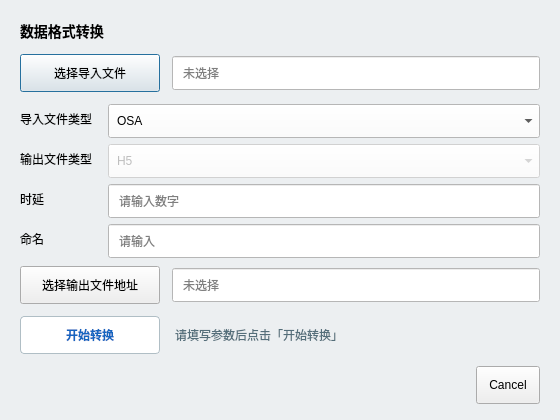
<?xml version="1.0" encoding="UTF-8"?>
<ui version="4.0">
 <class>FormatConvertDialog</class>
 <widget class="QDialog" name="FormatConvertDialog">
  <property name="geometry">
   <rect>
    <x>0</x>
    <y>0</y>
    <width>560</width>
    <height>420</height>
   </rect>
  </property>
  <property name="minimumSize">
   <size>
    <width>520</width>
    <height>380</height>
   </size>
  </property>
  <property name="windowTitle">
   <string>数据格式转换</string>
  </property>
  <property name="styleSheet">
   <string notr="true">QDialog { background: #ECEFF1; }
QGridLayout QLabel { color: #37474F; min-width: 88px; qproperty-alignment: 'AlignLeft | AlignVCenter'; }
QLineEdit, QComboBox { background: white; min-height: 28px; padding: 2px 8px; }
QPushButton { min-height: 28px; padding: 4px 12px; }</string>
  </property>
  <layout class="QVBoxLayout" name="verticalLayout">
   <property name="spacing">
    <number>12</number>
   </property>
   <property name="leftMargin">
    <number>20</number>
   </property>
   <property name="topMargin">
    <number>20</number>
   </property>
   <property name="rightMargin">
    <number>20</number>
   </property>
   <property name="bottomMargin">
    <number>16</number>
   </property>
   <item>
    <widget class="QLabel" name="titleLabel">
     <property name="styleSheet">
      <string notr="true">font-weight: bold; font-size: 14px;</string>
     </property>
     <property name="text">
      <string>数据格式转换</string>
     </property>
    </widget>
   </item>
   <item>
    <layout class="QHBoxLayout" name="importPathLayout">
     <item>
      <widget class="QPushButton" name="btnPickImport">
       <property name="sizePolicy">
        <sizepolicy hsizetype="Fixed" vsizetype="Fixed">
         <horstretch>0</horstretch>
         <verstretch>0</verstretch>
        </sizepolicy>
       </property>
       <property name="minimumSize">
        <size>
         <width>140</width>
         <height>38</height>
        </size>
       </property>
       <property name="text">
        <string>选择导入文件</string>
       </property>
      </widget>
     </item>
     <item>
      <widget class="QLineEdit" name="editImportPath">
       <property name="readOnly">
        <bool>true</bool>
       </property>
       <property name="placeholderText">
        <string>未选择</string>
       </property>
      </widget>
     </item>
    </layout>
   </item>
   <item>
    <layout class="QGridLayout" name="gridLayout">
     <property name="horizontalSpacing">
      <number>16</number>
     </property>
     <property name="verticalSpacing">
      <number>10</number>
     </property>
     <item row="0" column="0">
      <widget class="QLabel" name="labelImportType">
       <property name="text">
        <string>导入文件类型</string>
       </property>
      </widget>
     </item>
     <item row="0" column="1">
      <widget class="QComboBox" name="comboImportType">
       <item>
        <property name="text">
         <string>OSA</string>
        </property>
       </item>
       <item>
        <property name="text">
         <string>HDF5</string>
        </property>
       </item>
       <item>
        <property name="text">
         <string>SEG-Y</string>
        </property>
       </item>
      </widget>
     </item>
     <item row="1" column="0">
      <widget class="QLabel" name="labelOutputType">
       <property name="text">
        <string>输出文件类型</string>
       </property>
      </widget>
     </item>
     <item row="1" column="1">
      <widget class="QComboBox" name="comboOutputType">
       <property name="enabled">
        <bool>false</bool>
       </property>
       <item>
        <property name="text">
         <string>H5</string>
        </property>
       </item>
      </widget>
     </item>
     <item row="2" column="0">
      <widget class="QLabel" name="labelTimeDelay">
       <property name="text">
        <string>时延</string>
       </property>
      </widget>
     </item>
     <item row="2" column="1">
      <widget class="QLineEdit" name="editTimeDelay">
       <property name="placeholderText">
        <string>请输入数字</string>
       </property>
      </widget>
     </item>
     <item row="3" column="0">
      <widget class="QLabel" name="labelNaming">
       <property name="text">
        <string>命名</string>
       </property>
      </widget>
     </item>
     <item row="3" column="1">
      <widget class="QLineEdit" name="editNaming">
       <property name="placeholderText">
        <string>请输入</string>
       </property>
      </widget>
     </item>
    </layout>
   </item>
   <item>
    <layout class="QHBoxLayout" name="outputPathLayout">
     <item>
      <widget class="QPushButton" name="btnPickOutput">
       <property name="sizePolicy">
        <sizepolicy hsizetype="Fixed" vsizetype="Fixed">
         <horstretch>0</horstretch>
         <verstretch>0</verstretch>
        </sizepolicy>
       </property>
       <property name="minimumSize">
        <size>
         <width>140</width>
         <height>38</height>
        </size>
       </property>
       <property name="maximumSize">
        <size>
         <width>140</width>
         <height>38</height>
        </size>
       </property>
       <property name="text">
        <string>选择输出文件地址</string>
       </property>
      </widget>
     </item>
     <item>
      <widget class="QLineEdit" name="editOutputPath">
       <property name="readOnly">
        <bool>true</bool>
       </property>
       <property name="placeholderText">
        <string>未选择</string>
       </property>
      </widget>
     </item>
    </layout>
   </item>
   <item>
    <layout class="QHBoxLayout" name="horizontalLayout">
     <item>
      <widget class="QPushButton" name="btnStartConvert">
       <property name="sizePolicy">
        <sizepolicy hsizetype="Fixed" vsizetype="Fixed">
         <horstretch>0</horstretch>
         <verstretch>0</verstretch>
        </sizepolicy>
       </property>
       <property name="minimumSize">
        <size>
         <width>140</width>
         <height>38</height>
        </size>
       </property>
       <property name="maximumSize">
        <size>
         <width>140</width>
         <height>38</height>
        </size>
       </property>
       <property name="styleSheet">
        <string notr="true">QPushButton { background: white; color: #1565C0; font-weight: bold;
 border: 1px solid #B0BEC5; border-radius: 4px; }
QPushButton:hover:enabled { background: #E3F2FD; }
QPushButton:disabled { color: #90A4AE; background: #ECEFF1; }</string>
       </property>
       <property name="text">
        <string>开始转换</string>
       </property>
      </widget>
     </item>
     <item>
      <widget class="QLabel" name="labelStatus">
       <property name="styleSheet">
        <string notr="true">color: #546E7A; padding: 4px 0;</string>
       </property>
       <property name="text">
        <string>请填写参数后点击「开始转换」</string>
       </property>
       <property name="wordWrap">
        <bool>true</bool>
       </property>
      </widget>
     </item>
    </layout>
   </item>
   <item>
    <widget class="QDialogButtonBox" name="buttonBox">
     <property name="standardButtons">
      <set>QDialogButtonBox::StandardButton::Cancel</set>
     </property>
    </widget>
   </item>
  </layout>
 </widget>
 <resources/>
 <connections/>
</ui>
